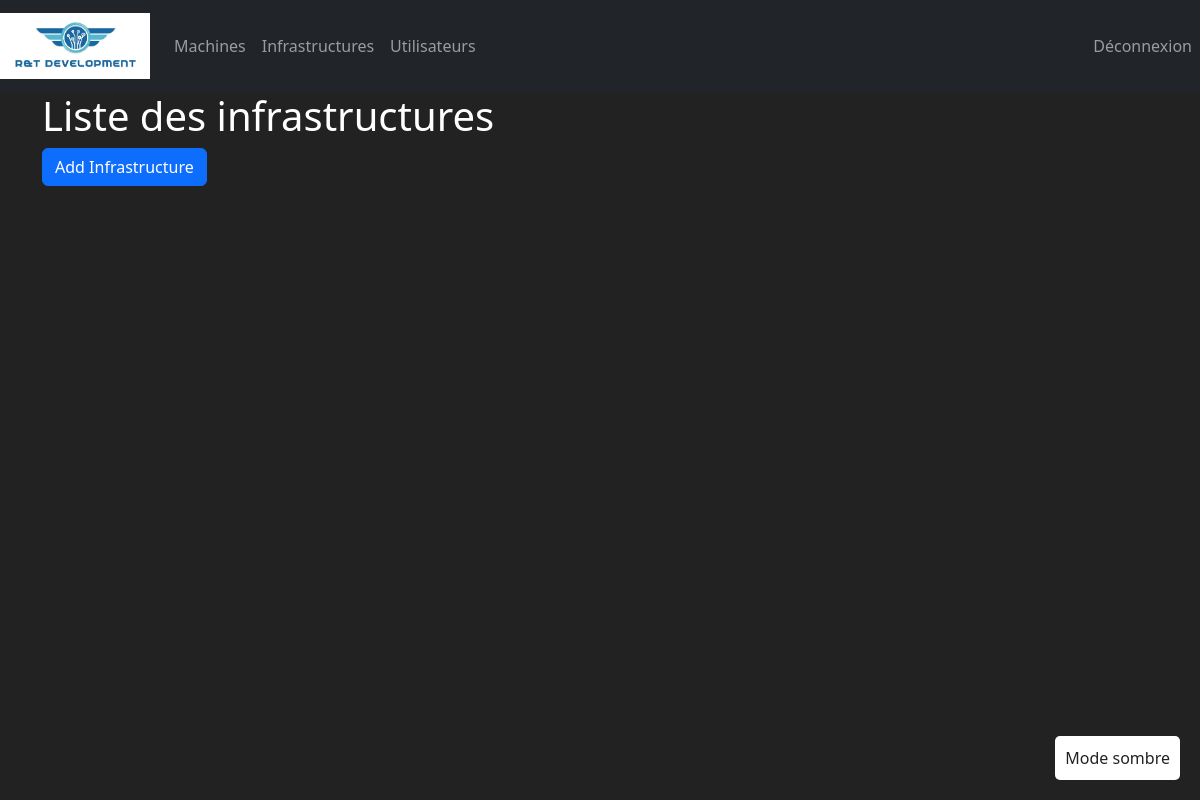
/infrastructures/ (signed in), run on an earlier commit of the app's database.
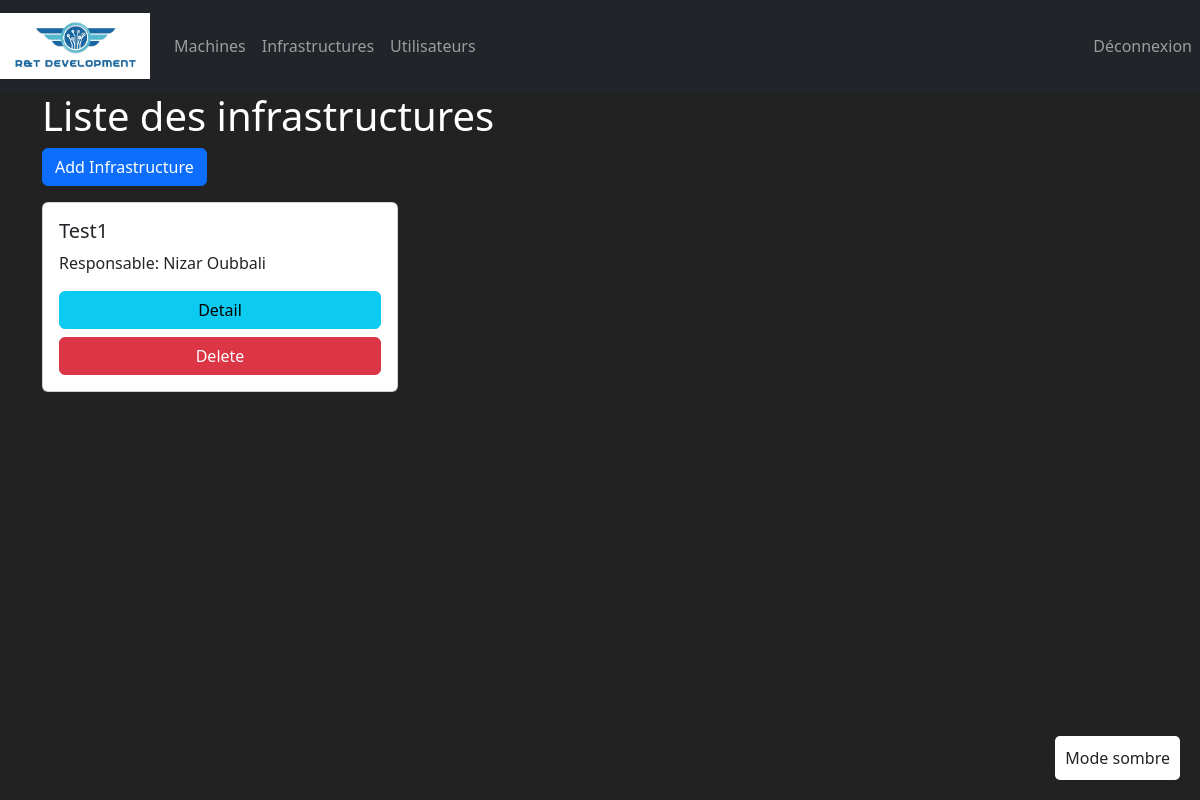
And on a later commit of the database.
### ManagementApp/models.py (models this page shows, shortened)
class Infrastructure(models.Model):
    id = models.AutoField(
        primary_key=True,
        editable=False
    )
    nom = models.CharField(max_length=100)
    responsable = models.OneToOneField(Utilisateur, on_delete=models.CASCADE, null=True, blank=True,limit_choices_to={'role': 'responsable'})
    machine = models.ForeignKey(Machine, on_delete=models.CASCADE)
    etage = models.IntegerField(default=0)

class Utilisateur(models.Model):
    ROLE_CHOICES = (
        ('employe', 'Employé'),
        ('responsable', 'Responsable'),
    )
    id = models.AutoField(
        primary_key=True,
        editable=False
    )
    nom = models.CharField(max_length=100)
    prenom = models.CharField(max_length=100)
    email = models.EmailField(unique=True)
    role = models.CharField(max_length=20, choices=ROLE_CHOICES)

### ManagementApp/views.py (the view)
# urls.py: path('infrastructures/', views.infrastructure_list, name='infrastructure_list'),
@login_required
def infrastructure_list(request):
    infrastructures = Infrastructure.objects.all()
    return render(request, 'infrastructure/infrastructure_list.html', {'infrastructures': infrastructures})

### ManagementApp/templates/infrastructure/infrastructure_list.html
{% extends 'index.html' %}
{% block content %}
<div class="container">
    <h1>Liste des infrastructures</h1>
    <a href="{% url 'infrastructure_add' %}" class="btn btn-primary mb-3">Add Infrastructure</a>
    <div class="row">
        {% for infrastructure in infrastructures %}
        <div class="col-md-4">
            <div class="card mb-4">
                <div class="card-body">
                    <h5 class="card-title">{{ infrastructure.nom }}</h5>
                    <p class="card-text">Responsable: {{ infrastructure.responsable.prenom }} {{ infrastructure.responsable.nom }}</p>
                    <div class="d-grid gap-2">
                        <a href="{% url 'infrastructure_detail' infrastructure.id %}" class="btn btn-info">Detail</a>
                        <a href="{% url 'infrastructure_delete' infrastructure.id%}" class="btn btn-danger">Delete</a>
                    </div>
                </div>
            </div>
        </div>
        {% endfor %}
    </div>
</div>
{% endblock %}

What changed in the data, as far as the page shows it:
added Infrastructure: nom "Test1", responsable.prenom "Nizar", responsable.nom "Oubbali"
